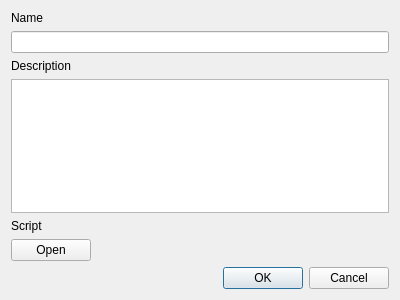
<?xml version="1.0" encoding="UTF-8"?>
<ui version="4.0">
 <class>Dialog</class>
 <widget class="QDialog" name="Dialog">
  <property name="geometry">
   <rect>
    <x>0</x>
    <y>0</y>
    <width>400</width>
    <height>300</height>
   </rect>
  </property>
  <property name="windowTitle">
   <string>Add new source</string>
  </property>
  <layout class="QVBoxLayout" name="verticalLayout">
   <item>
    <widget class="QLabel" name="label_3">
     <property name="text">
      <string>Name</string>
     </property>
    </widget>
   </item>
   <item>
    <widget class="QLineEdit" name="name"/>
   </item>
   <item>
    <widget class="QLabel" name="label_4">
     <property name="text">
      <string>Description</string>
     </property>
    </widget>
   </item>
   <item>
    <widget class="QTextEdit" name="description"/>
   </item>
   <item>
    <widget class="QLabel" name="label_5">
     <property name="text">
      <string>Script</string>
     </property>
    </widget>
   </item>
   <item>
    <layout class="QHBoxLayout" name="horizontalLayout">
     <item>
      <widget class="QPushButton" name="path_button">
       <property name="sizePolicy">
        <sizepolicy hsizetype="Minimum" vsizetype="Fixed">
         <horstretch>0</horstretch>
         <verstretch>0</verstretch>
        </sizepolicy>
       </property>
       <property name="text">
        <string>Open</string>
       </property>
      </widget>
     </item>
     <item>
      <widget class="QLabel" name="path">
       <property name="sizePolicy">
        <sizepolicy hsizetype="Preferred" vsizetype="Preferred">
         <horstretch>1</horstretch>
         <verstretch>0</verstretch>
        </sizepolicy>
       </property>
       <property name="text">
        <string/>
       </property>
      </widget>
     </item>
    </layout>
   </item>
   <item>
    <widget class="QDialogButtonBox" name="buttonBox">
     <property name="orientation">
      <enum>Qt::Horizontal</enum>
     </property>
     <property name="standardButtons">
      <set>QDialogButtonBox::Cancel|QDialogButtonBox::Ok</set>
     </property>
    </widget>
   </item>
  </layout>
 </widget>
 <resources/>
 <connections>
  <connection>
   <sender>buttonBox</sender>
   <signal>accepted()</signal>
   <receiver>Dialog</receiver>
   <slot>accept()</slot>
   <hints>
    <hint type="sourcelabel">
     <x>248</x>
     <y>254</y>
    </hint>
    <hint type="destinationlabel">
     <x>157</x>
     <y>274</y>
    </hint>
   </hints>
  </connection>
  <connection>
   <sender>buttonBox</sender>
   <signal>rejected()</signal>
   <receiver>Dialog</receiver>
   <slot>reject()</slot>
   <hints>
    <hint type="sourcelabel">
     <x>316</x>
     <y>260</y>
    </hint>
    <hint type="destinationlabel">
     <x>286</x>
     <y>274</y>
    </hint>
   </hints>
  </connection>
 </connections>
</ui>
